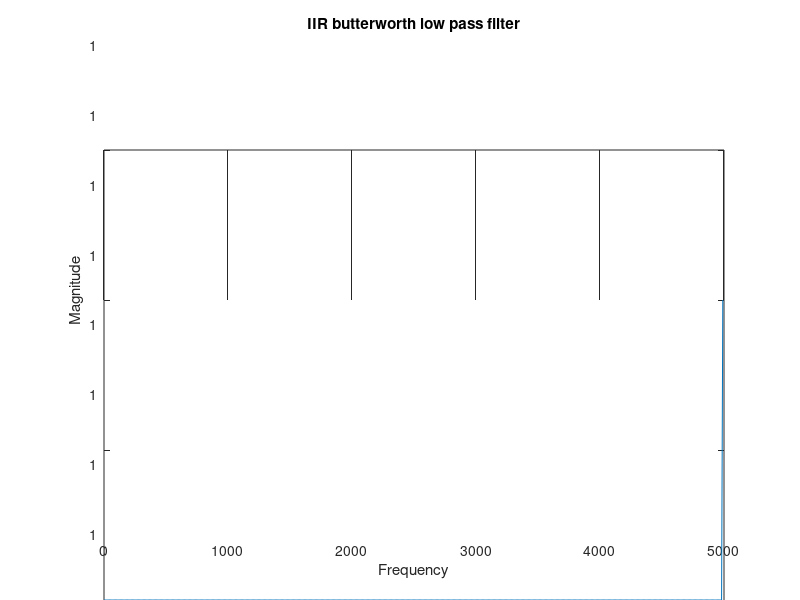

This figure's MATLAB source: (Note: this script raises an error after producing the figure.)
% Design an analog IIR low pass butterworth filter and convert it into digital using Bilinear transformation. Plot the frequency response. Specifications: rp = 1dB, rs = 40dB, fp = 100Hz, fs = 500Hz & Sampling frequency=Fs=10kHz.

clc
clear all
fs=500
fp=100
rp=1
rs=40
fsample=10000
wp=2*pi*fp;
ws=2*pi*fs;
[N, Wc]=buttord(wp,ws,rp,rs,'s')
[z,p,k] = butter(N,Wc,'s');
[zd,pd,kd] = bilinear(z,p,k,fsample)
[b,a] = zp2tf(zd,pd,kd)
[hb,wb] = freqz(b,a);
figure
plot(wb*fsample/(2*pi),abs(hb))
title('IIR butterworth low pass filter')
xlabel('Frequency')
ylabel('Magnitude')
lpFilt = designfilt('lowpassiir','FilterOrder',4,'PassbandFrequency',0.01,'PassbandRipple',1,'SampleRate',10000)
zplane(lpFilt)
